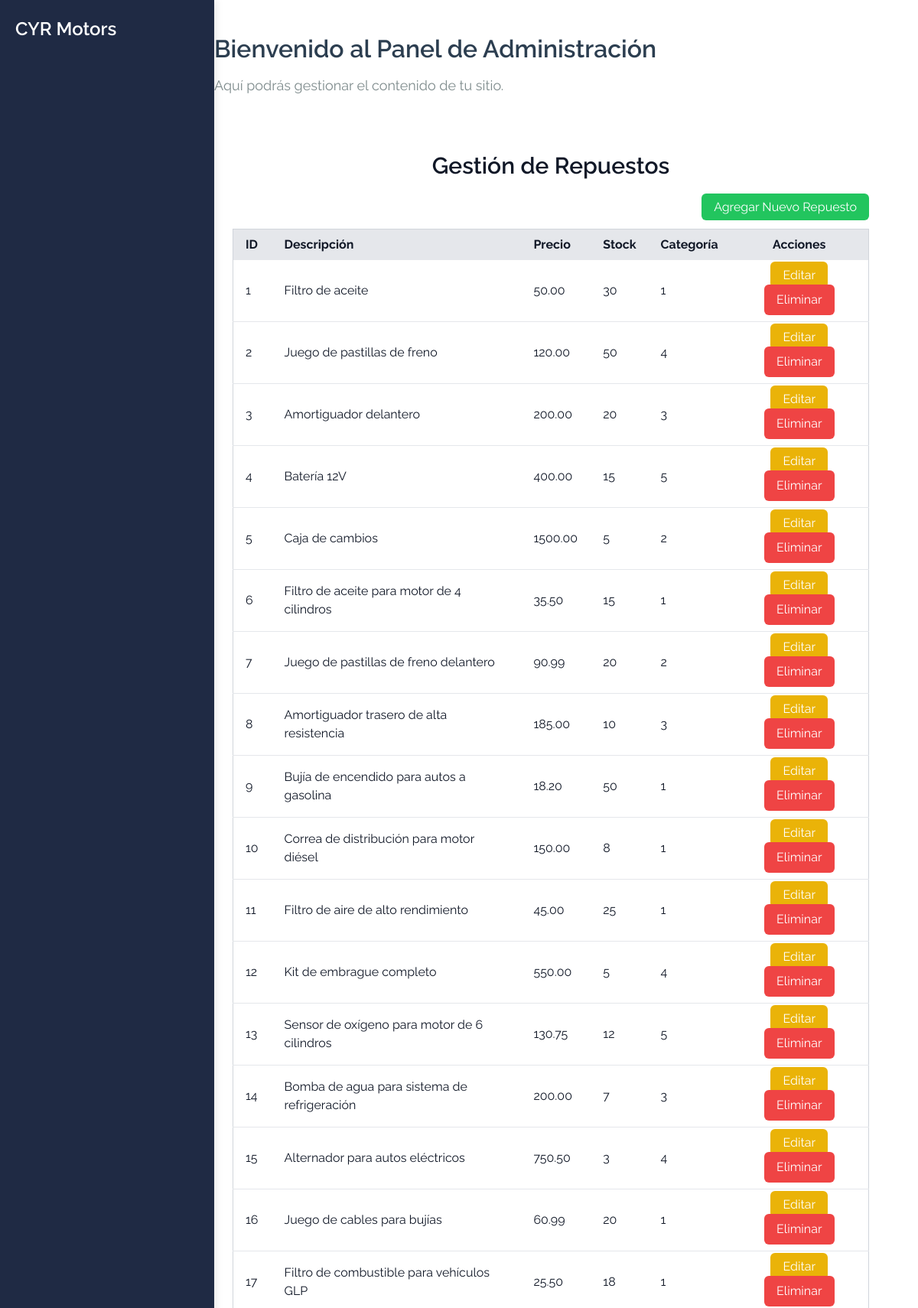
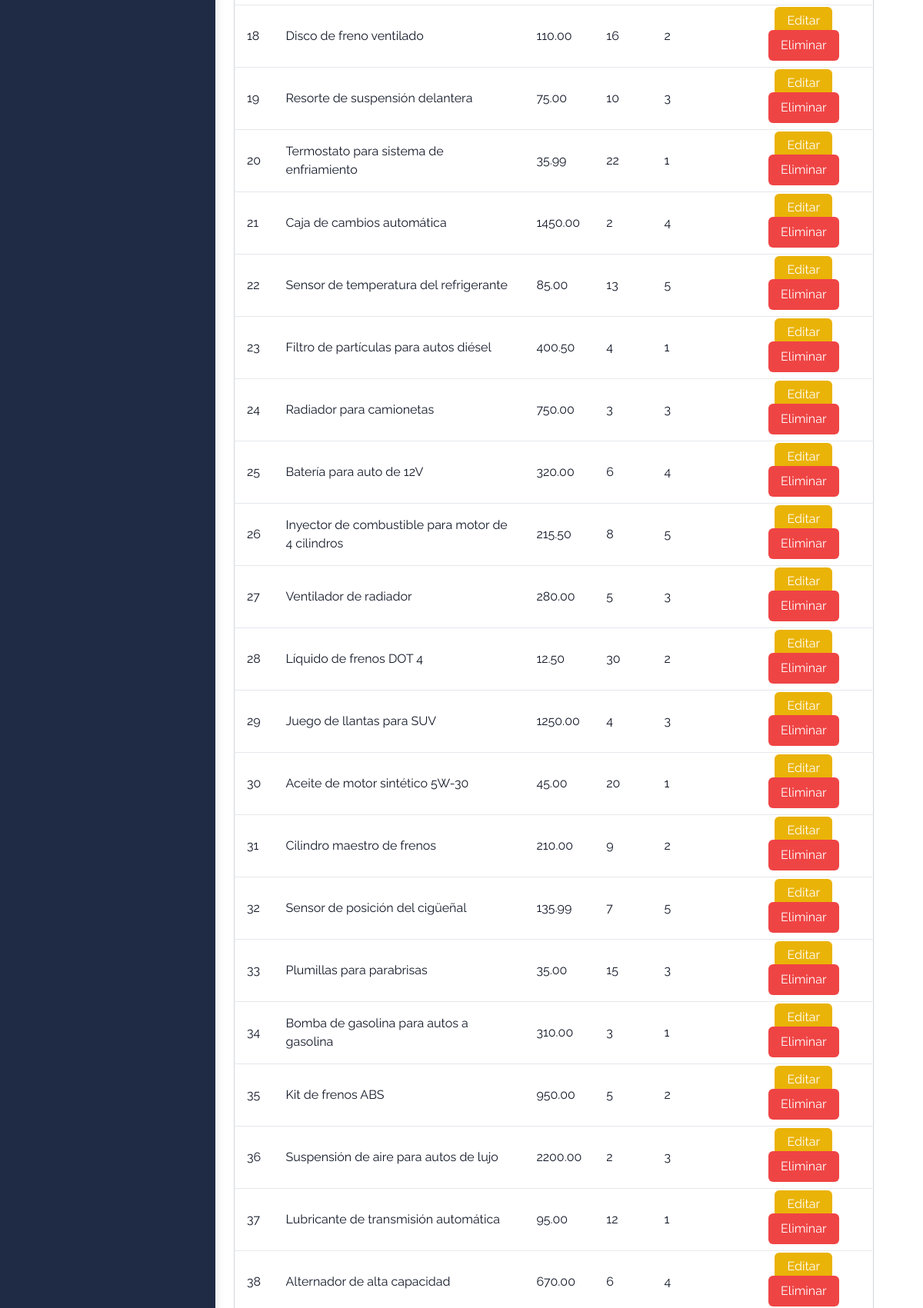
The app's page /index.php?action=repuestos (upper part) with its own data (2 pictures, top to bottom).
### tables this page shows
CREATE TABLE `repuesto` (
  `id_repuesto` int(11) NOT NULL,
  `descripcion` text DEFAULT NULL,
  `precio` decimal(10,2) DEFAULT NULL,
  `stock` int(11) DEFAULT NULL,
  `id_categoria` int(11) DEFAULT NULL,
  `imagen` varchar(255) DEFAULT NULL
);

### controllers/AdminController.php (called while the page is built, shortened)
<?php
class AdminController {
    public function dashboard() {
        include '../views/admin_dashboard.php';
    }
}

### models/repuesto.php (called while the page is built, shortened)
<?php
require_once '../config/database.php';
class Repuesto {
    private $conn;
    private $table = 'repuesto';
    public function __construct() {
        $database = new Database();
        $this->conn = $database->getConnection();
    }
    public function read() {
        $query = "SELECT * FROM {$this->table}";
        $stmt = $this->conn->prepare($query);
        $stmt->execute();
        return $stmt;
    }
}

### config/database.php (called while the page is built, shortened)
<?php
class Database {
    private $host = 'localhost';
    private $dbname = 'cyrmotors';
    private $username = 'root';
    private $password = '';
    public function getConnection() {
        $this->conn = null;
        try {
            $this->conn = new \PDO("mysql:host={$this->host};dbname={$this->dbname}", $this->username, $this->password);
            $this->conn->setAttribute(\PDO::ATTR_ERRMODE, \PDO::ERRMODE_EXCEPTION);
        } catch (\PDOException $e) {
            echo "Error de conexión: " . $e->getMessage();
        }
        return $this->conn;
    }
}

### controllers/RepuestoController.php (called while the page is built, shortened)
<?php
require_once '../models/Repuesto.php';
class RepuestoController {
    public function read() {
        $repuesto = new Repuesto();
        return $repuesto->read()->fetchAll(\PDO::FETCH_ASSOC);
    }
}

### views/repuestosview.php (the view, shortened to what this page needs)
<?php
require_once '../controllers/RepuestoController.php';
$repuestoController = new RepuestoController();
$repuestos = $repuestoController->read();
?>
<!DOCTYPE html>
<html lang="es">
<head>
    <script src="https://cdn.tailwindcss.com"></script>
</head>
<body class="bg-gray-100 text-gray-900">
    <div class="container mx-auto p-6">
        <h1 class="text-3xl font-semibold text-center mb-6">Gestión de Repuestos</h1>
        <div class="mb-4 text-right">
            <a href="../views/create_repuesto.php" class="px-4 py-2 bg-green-500 text-white rounded-md hover:bg-green-600">Agregar Nuevo Repuesto</a>
        </div>
        <div class="overflow-x-auto">
            <table class="min-w-full table-auto bg-white border border-gray-300 rounded-lg shadow-md">
                <thead>
                    <tr class="bg-gray-200">
                        <th class="px-4 py-2 text-left">ID</th>
                        <th class="px-4 py-2 text-left">Descripción</th>
                        <th class="px-4 py-2 text-left">Precio</th>
                        <th class="px-4 py-2 text-left">Stock</th>
                        <th class="px-4 py-2 text-left">Categoría</th>
                        <th class="px-4 py-2 text-center">Acciones</th>
                    </tr>
                </thead>
                <tbody>
                    <?php foreach ($repuestos as $repuesto): ?>
                        <tr class="border-b hover:bg-gray-50">
                            <td class="px-4 py-2"><?= htmlspecialchars($repuesto['id_repuesto']); ?></td>
                            <td class="px-4 py-2"><?= htmlspecialchars($repuesto['descripcion']); ?></td>
                            <td class="px-4 py-2"><?= htmlspecialchars($repuesto['precio']); ?></td>
                            <td class="px-4 py-2"><?= htmlspecialchars($repuesto['stock']); ?></td>
                            <td class="px-4 py-2"><?= htmlspecialchars($repuesto['id_categoria']); ?></td>
                            <td class="px-4 py-2 text-center">
                                <a href="../views/edit_repuesto.php?id=<?= $repuesto['id_repuesto']; ?>" class="px-4 py-2 bg-yellow-500 text-white rounded-md hover:bg-yellow-600">Editar</a>
                                <form action="../controllers/RepuestoController.php" method="POST" class="inline-block">
                                <button type="submit" class="px-4 py-2 bg-red-500 text-white rounded-md hover:bg-red-600" onclick="return confirm('¿Estás seguro de eliminar este repuesto?')">Eliminar</button>
                                </form>
                            </td>
                        </tr>
                    <?php endforeach; ?>
                </tbody>
            </table>
        </div>
    </div>
</body>
</html>

### assets/stylesdash.css (style rules this page uses)
* { margin: 0; padding: 0; box-sizing: border-box; font-family: 'Raleway', sans-serif; }
body { background-color: #f4f7f6; color: #333; display: flex; height: 100vh; }

### records on screen
repuesto: id_repuesto "1", descripcion "Filtro de aceite", precio "50.00", stock "30", id_categoria "1"
repuesto: id_repuesto "2", descripcion "Juego de pastillas de freno", precio "120.00", stock "50", id_categoria "4"
repuesto: id_repuesto "3", descripcion "Amortiguador delantero", precio "200.00", stock "20", id_categoria "3"
repuesto: id_repuesto "4", descripcion "Batería 12V", precio "400.00", stock "15", id_categoria "5"
repuesto: id_repuesto "5", descripcion "Caja de cambios", precio "1500.00", stock "5", id_categoria "2"
repuesto: id_repuesto "6", descripcion "Filtro de aceite para motor de 4 cilindros", precio "35.50", stock "15", id_categoria "1"
repuesto: id_repuesto "7", descripcion "Juego de pastillas de freno delantero", precio "90.99", stock "20", id_categoria "2"
repuesto: id_repuesto "8", descripcion "Amortiguador trasero de alta resistencia", precio "185.00", stock "10", id_categoria "3"
repuesto: id_repuesto "9", descripcion "Bujía de encendido para autos a gasolina", precio "18.20", stock "50", id_categoria "1"
repuesto: id_repuesto "10", descripcion "Correa de distribución para motor diésel", precio "150.00", stock "8", id_categoria "1"
repuesto: id_repuesto "11", descripcion "Filtro de aire de alto rendimiento", precio "45.00", stock "25", id_categoria "1"
repuesto: id_repuesto "12", descripcion "Kit de embrague completo", precio "550.00", stock "5", id_categoria "4"
repuesto: id_repuesto "13", descripcion "Sensor de oxígeno para motor de 6 cilindros", precio "130.75", stock "12", id_categoria "5"
repuesto: id_repuesto "14", descripcion "Bomba de agua para sistema de refrigeración", precio "200.00", stock "7", id_categoria "3"
repuesto: id_repuesto "15", descripcion "Alternador para autos eléctricos", precio "750.50", stock "3", id_categoria "4"
repuesto: id_repuesto "16", descripcion "Juego de cables para bujías", precio "60.99", stock "20", id_categoria "1"
repuesto: id_repuesto "17", descripcion "Filtro de combustible para vehículos GLP", precio "25.50", stock "18", id_categoria "1"
repuesto: id_repuesto "18", descripcion "Disco de freno ventilado", precio "110.00", stock "16", id_categoria "2"
repuesto: id_repuesto "19", descripcion "Resorte de suspensión delantera", precio "75.00", stock "10", id_categoria "3"
repuesto: id_repuesto "20", descripcion "Termostato para sistema de enfriamiento", precio "35.99", stock "22", id_categoria "1"
repuesto: id_repuesto "21", descripcion "Caja de cambios automática", precio "1450.00", stock "2", id_categoria "4"
repuesto: id_repuesto "22", descripcion "Sensor de temperatura del refrigerante", precio "85.00", stock "13", id_categoria "5"
repuesto: id_repuesto "23", descripcion "Filtro de partículas para autos diésel", precio "400.50", stock "4", id_categoria "1"
repuesto: id_repuesto "24", descripcion "Radiador para camionetas", precio "750.00", stock "3", id_categoria "3"
repuesto: id_repuesto "25", descripcion "Batería para auto de 12V", precio "320.00", stock "6", id_categoria "4"
repuesto: id_repuesto "26", descripcion "Inyector de combustible para motor de 4 cilindros", precio "215.50", stock "8", id_categoria "5"
repuesto: id_repuesto "27", descripcion "Ventilador de radiador", precio "280.00", stock "5", id_categoria "3"
repuesto: id_repuesto "28", descripcion "Líquido de frenos DOT 4", precio "12.50", stock "30", id_categoria "2"
repuesto: id_repuesto "29", descripcion "Juego de llantas para SUV", precio "1250.00", stock "4", id_categoria "3"
repuesto: id_repuesto "30", descripcion "Aceite de motor sintético 5W-30", precio "45.00", stock "20", id_categoria "1"
repuesto: id_repuesto "31", descripcion "Cilindro maestro de frenos", precio "210.00", stock "9", id_categoria "2"
repuesto: id_repuesto "32", descripcion "Sensor de posición del cigüeñal", precio "135.99", stock "7", id_categoria "5"
repuesto: id_repuesto "33", descripcion "Plumillas para parabrisas", precio "35.00", stock "15", id_categoria "3"
repuesto: id_repuesto "34", descripcion "Bomba de gasolina para autos a gasolina", precio "310.00", stock "3", id_categoria "1"
repuesto: id_repuesto "35", descripcion "Kit de frenos ABS", precio "950.00", stock "5", id_categoria "2"
repuesto: id_repuesto "36", descripcion "Suspensión de aire para autos de lujo", precio "2200.00", stock "2", id_categoria "3"
repuesto: id_repuesto "37", descripcion "Lubricante de transmisión automática", precio "95.00", stock "12", id_categoria "1"
repuesto: id_repuesto "38", descripcion "Alternador de alta capacidad", precio "670.00", stock "6", id_categoria "4"
